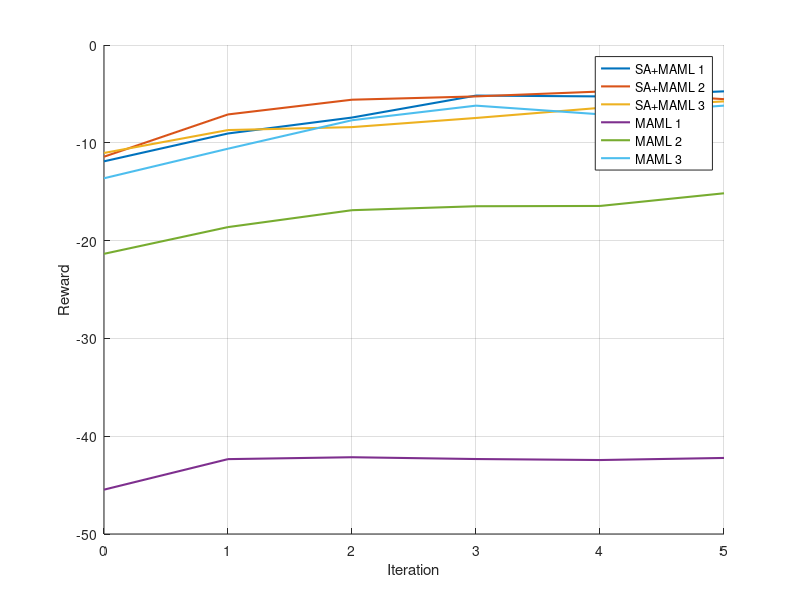

Write the MATLAB code that produced this figure.
clear, close all
step = 0:5;
m1 = [-11.89432373, -9.046838427,-7.418213463,-5.172797346,-5.25635643,-4.738879633];
m2 = [-11.4227232,-7.099401665,-5.593569613, -5.256485701,-4.758031893,-5.537821865];
m3 = [-11.04069996, -8.696658611,-8.395737553,-7.460670853,-6.42672019, -5.76599884];
m4 = [-45.46578445, -42.34410591, -42.1506424, -42.33403091,-42.43617554,-42.22346878];
m5 = [-21.35215769, -18.61890526, -16.89103966, -16.48615494, -16.45824089, -15.16140966];
m6 = [-13.62698765, -10.6034049, -7.692280483, -6.200507927, -7.085870743, -6.198935032];

figure(1)
hold on
p1 = plot(step, [m1;m2;m3;m4;m5;m6]', 'LineWidth', 1.5);

legend([p1(1), p1(2), p1(3), p1(4),p1(5),p1(6)], {'SA+MAML 1','SA+MAML 2','SA+MAML 3','MAML 1','MAML 2', 'MAML 3'})
grid on
xlabel('Iteration')
ylabel('Reward')
xticks(step)